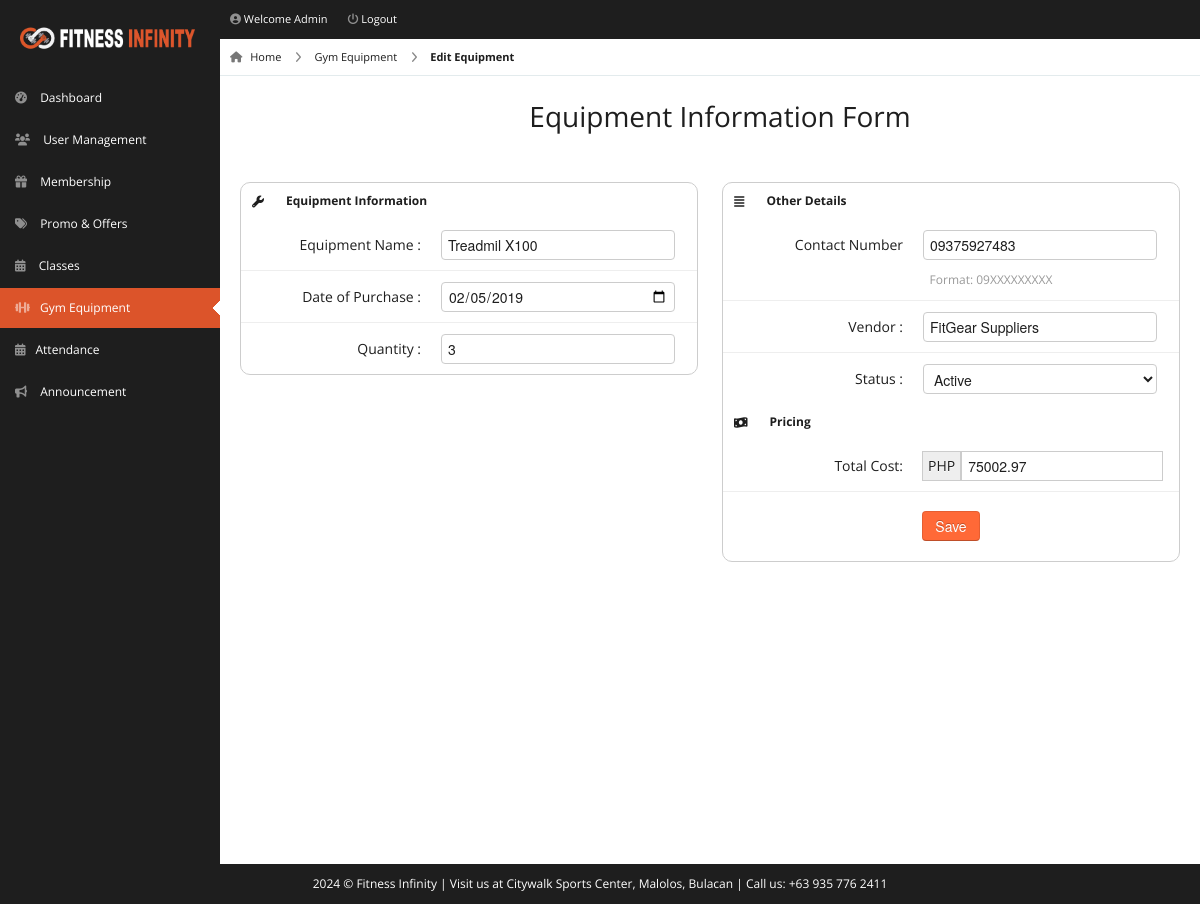
/pages/admin/edit-equipmentform.php?id=20 (signed in), run on the app's committed database.
### tables this page shows
CREATE TABLE `equipment` (
  `id` int(11) NOT NULL,
  `name` varchar(100) NOT NULL,
  `amount` decimal(10,2) NOT NULL,
  `quantity` int(100) NOT NULL,
  `vendor` varchar(100) NOT NULL,
  `contact` varchar(11) NOT NULL,
  `date` date NOT NULL,
  `status` varchar(20) NOT NULL
);

### pages/admin/edit-equipmentform.php (the view, shortened to what this page needs)
<!DOCTYPE html>
<html lang="en">
<head>
  <link rel="stylesheet" href="../../css/bootstrap.min.css" />
  <link rel="stylesheet" href="../../css/bootstrap-responsive.min.css" />
  <link rel="stylesheet" href="../../css/fullcalendar.css" />
  <link rel="stylesheet" href="../../css/matrix-style.css" />
  <link rel="stylesheet" href="../../css/matrix-media.css" />
  <link rel="stylesheet" href="../../css/jquery.gritter.css" />
  <link rel="stylesheet" href="https://cdnjs.cloudflare.com/ajax/libs/font-awesome/6.0.0/css/all.min.css">
</head>
<body>
  <div id="header">
    <h1><a href="dashboard.html">Fitness Infinity Gym Admin</a></h1>
  </div>
  <?php include 'includes/topheader.php' ?>
  <?php $page = 'equipment';
  include 'includes/sidebar.php' ?>
  <?php
  include 'dbcon.php';
  $id = $_GET['id'];
  $qry = "select * from equipment where id='$id'";
  $result = mysqli_query($con, $qry);
  while ($row = mysqli_fetch_array($result)) {
    ?>
    <div id="content">
      <div id="content-header">
        <div id="breadcrumb"> <a href="index.php" title="Go to Home" class="tip-bottom"><i class="fas fa-home"></i>
            Home</a> <a href="equipment.php" class="tip-bottom">Gym Equipment</a> <a href="#" class="current">Edit
            Equipment</a> </div>
        <h1 class="text-center">Equipment Information Form</h1>
      </div>
      <div class="container-fluid">
        <div class="row-fluid">
          <div class="span6">
            <div class="widget-box widget-box-bordered">
              <div class="widget-title"> <span class="icon"> <i class="fas fa-wrench"></i> </span>
                <h5>Equipment Information</h5>
              </div>
              <div class="widget-content nopadding">
                <form action="edit-equipment-req.php" method="POST" class="form-horizontal">
                  <div class="control-group">
                    <label class="control-label">Equipment Name :</label>
                    <div class="controls">
                      <input type="text" class="span11" name="name" value='<?php echo $row['name']; ?>' required />
                    </div>
                  </div>
                  <div class="control-group">
                    <label class="control-label">Date of Purchase :</label>
                    <div class="controls">
                      <input type="date" name="date" value='<?php echo $row['date']; ?>' class="span11" required />
                    </div>
                  </div>
                  <div class="control-group">
                    <label class="control-label">Quantity :</label>
                    <div class="controls">
                      <input type="number" min="0" class="span11" name="quantity" value='<?php echo $row['quantity']; ?>'
                        required />
                    </div>
                  </div>
              </div>
            </div>
          </div>
          <div class="span6">
            <div class="widget-box widget-box-bordered  ">
              <div class="widget-title"> <span class="icon"> <i class="fas fa-align-justify"></i> </span>
                <h5>Other Details</h5>
              </div>
              <div class="widget-content nopadding">
                <div class="form-horizontal">
                  <div class="control-group">
                    <label for="normal" class="control-label">Contact Number</label>
                    <div class="controls">
                      <input type="text" id="mask-phone" name="contact" pattern="09[0-9]{9}" class="span11 mask text"
                        required value='<?php echo $row['contact']; ?>'>
                      <span class="help-block blue span8">Format: 09XXXXXXXXX</span>
                    </div>
                  </div>
                  <div class="control-group">
                    <label class="control-label">Vendor :</label>
                    <div class="controls">
                      <input type="text" class="span11" name="vendor" value='<?php echo $row['vendor']; ?>' required />
                    </div>
                  </div>
                  <div class="control-group">
                    <label class="control-label">Status :</label>
                    <div class="controls">
                      <select name="status" class="span11" required id="select">
                        <option value="Active" <?php if ($row['status'] == 'Active')
                          echo 'selected'; ?>>Active</option>
                      </select>
                    </div>
                  </div>
                </div>
              </div>
              <div class="widget-title"> <span class="icon"> <i class="fas fa-money-bill-wave"></i> </span>
                <h5>Pricing</h5>
              </div>
              <div class="widget-content nopadding">
                <div class="form-horizontal">
                  <div class="control-group">
                    <label class="control-label">Total Cost: </label>
                    <div class="controls">
                      <div class="input-append">
                        <span class="add-on">PHP</span>
                        <input type="number" min="0" step="0.01" name="amount"
                          value='<?php echo $row['amount'] / $row['quantity']; ?>' class="span11" required>
                      </div>
                    </div>
                  </div>
                  <div class="form-actions text-center">
                    <button type="submit" class="btn btn-primary">Save</button>
                  </div>
                </div>
                <?php
  }
  ?>
            </div>
          </div>
        </div>
      </div>
    </div>
  </div>
  <div class="row-fluid">
    <div id="footer" class="span12"> <?php echo date("Y"); ?> &copy; Fitness Infinity | Visit us at Citywalk Sports
      Center, Malolos, Bulacan | Call us: +63 935 776 2411</a> </div>
  </div>
</body>
</html>

### css/matrix-style.css (style rules this page uses)
* { outline: none !important; -moz-outline: none !important; }
html, body { height: 100%; }
body { overflow-x: hidden; margin-top: -10px; font-family: "Open Sans", sans-serif; font-size: 12px; color: #1e1e1e; }
a { color: #666; }
select, textarea, input[type="text"], input[type="password"], input[type="datetime"], input[type="datetime-local"], input[type="date"], input[type="month"], input[type="time"], input[type="week"], input[type="number"], input[type="email"], input[type="url"], input[type="search"], input[type="tel"], input[type="color"], .uneditable-input, .label, .dropdown-menu, .btn, .well, .progress, .table-bordered, .btn-group>.btn:first-child, .btn-group>.btn:last-child, .btn-group>.btn:last-child, .btn-group>.dropdown-toggle, .alert { border-radius: 4px; }
.btn, textarea, input[type="text"], input[type="password"], input[type="datetime"], input[type="datetime-local"], input[type="date"], input[type="month"], input[type="time"], input[type="week"], input[type="number"], input[type="email"], input[type="url"], input[type="search"], input[type="tel"], input[type="color"], .uneditable-input { box-shadow: none; }
.progress, .progress-success .bar, .progress .bar-success, .progress-warning .bar, .progress .bar-warning, .progress-danger .bar, .progress .bar-danger, .progress-info .bar, .progress .bar-info, .btn, .btn-primary { background-image: none; }
.form-horizontal .form-actions { padding-left: 20px; }
#footer { padding: 10px; text-align: center; }
#header { height: 77px; position: relative; width: 100%; z-index: -9; }
#header h1 { background: url("../img/logo.png") no-repeat scroll 0 0 transparent; background-size: contain; height: 31px; left: 20px; line-height: 600px; overflow: hidden; position: relative; top: 26px; width: 175px; }
#header h1 a { display: block; }
#content { background: none repeat scroll 0 0 #fff; margin-left: 220px; margin-right: 0; padding-bottom: 25px; position: relative; min-height: 100%; width: auto; }
#content-header { position: abslute; width: 100%; margin-top: -38px; z-index: 20; }
#content-header h1 { color: #1e1e1e; font-size: 28px; font-weight: normal; float: none; text-shadow: 0 1px 0 #ffffff; margin-left: 20px; position: relative; }
#content-header h1, #content-header .btn-group { margin-top: 20px; }
.container-fluid .row-fluid:first-child { margin-top: 20px; }
#breadcrumb { background-color: #fff; border-bottom: 1px solid #e3ebed; }
#breadcrumb a { padding: 8px 20px 8px 10px; display: inline-block; background-image: url("../img/breadcrumb.png"); background-position: center right; background-repeat: no-repeat; font-size: 11px; color: #1e1e1e; }
#breadcrumb a:last-child { background-image: none; }
#breadcrumb a.current { font-weight: bold; color: #1e1e1e; }
#breadcrumb a i { margin-right: 5px; opacity: 0.6; }
.widget-box { background: none repeat scroll 0 0 #fff; border-radius: 10px; clear: both; margin-top: 16px; margin-bottom: 16px; position: relative; }
.widget-box-bordered { border: 1px solid #cdcdcd; }
.widget-title, .modal-header, .table th, div.dataTables_wrapper .ui-widget-header { height: 36px; }
.widget-title span.icon { padding: 9px 10px 7px 11px; float: left; }
.widget-title h5 { color: #1e1e1e; float: left; font-size: 12px; font-weight: bold; padding: 12px; line-height: 12px; margin: 0; }
.widget-content { padding: 15px; }
.nopadding { padding: 0 !important; }
form { margin-bottom: 0; }
.form-horizontal .control-group { border-top: 1px solid #ffffff; border-bottom: 1px solid #eeeeee; margin-bottom: 0; }
.form-horizontal .control-group:last-child { border-bottom: 0; }
.form-horizontal .control-label { padding-top: 15px; width: 180px; }
.form-horizontal .controls { margin-left: 200px; padding: 10px 0; }
.form-horizontal .form-actions { margin-top: 0; margin-bottom: 0; }
.help-block, .help-inline { color: #999999; }
.input-prepend input, .input-append input, .input-prepend input[class*="span"], .input-append input[class*="span"] { width: none; }
.input-append input, .input-append select, .input-prepend span, .input-prepend input { border-radius: 0px !important; }
#footer { color: #fff; }

### css/matrix-media.css (style rules this page uses)
body { background: #1e1e1e; }
#header { background-color: #1e1e1e; margin-top: 10px; }

### data on the page
equipment: name "Treadmil X100", date "02/05/2019", quantity "3", contact "09375927483", vendor "FitGear Suppliers", status "Active", amount "75002.97"
